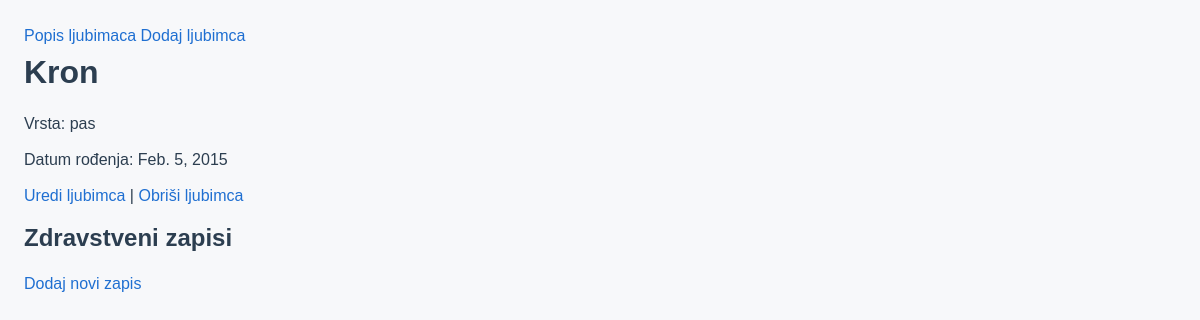
Page /2/ on the committed database.
### ljubimci/models.py (models this page shows, shortened)
class Ljubimac(models.Model):
    ime_ljubimca = models.CharField(max_length=100)
    vrsta_ljubimca = models.CharField(max_length=100)
    datum_rodenja_ljubimca = models.DateField()

### ljubimci/views.py (the view)
# urls.py: path("<int:pk>/", views.detalji_ljubimca, name="detalji_ljubimca"),
def detalji_ljubimca(request, pk):
    ljubimac = get_object_or_404(Ljubimac, pk=pk)
    zapisi = ljubimac.zapisi.all().order_by("datum")
    pregledi = zapisi.order_by("datum")
    datumi = [p.datum for p in pregledi]
    tezine = [p.tezina_ljubimca for p in pregledi]
    if len(tezine) > 1:
        fig, ax = plt.subplots()
        ax.plot(datumi, tezine, marker="o", linestyle="-")
        ax.set_title(f"Težina kroz vrijeme - {ljubimac.ime_ljubimca}")
        ax.set_xticks(datumi)
        ax.set_yticks(tezine)
        ax.xaxis.set_major_formatter(mdates.DateFormatter("%d.%m.%Y"))
        buf = io.BytesIO()
        plt.savefig(buf, format="png", bbox_inches="tight")
        buf.seek(0)
        string = base64.b64encode(buf.read())
        graf_uri = urllib.parse.quote(string)
        buf.close()
    else:
        graf_uri = None
    return render(request, "ljubimci/detalji_ljubimca.html", {
        "ljubimac": ljubimac,
        "zapisi": zapisi,
        "graf": graf_uri
    })

### ljubimci/templates/ljubimci/detalji_ljubimca.html (shortened to what this page needs)
{% extends "ljubimci/base.html" %}
{% block content %}
<h1>{{ ljubimac.ime_ljubimca }}</h1>
<p>Vrsta: {{ ljubimac.vrsta_ljubimca }}</p>
<p>Datum rođenja: {{ ljubimac.datum_rodenja_ljubimca }}</p>
<p>
    <a href="{% url 'uredi_ljubimca' ljubimac.pk %}">Uredi ljubimca</a> |
    <a href="{% url 'obrisi_ljubimca' ljubimac.pk %}">Obriši ljubimca</a>
</p>
<h2>Zdravstveni zapisi</h2>
<a href="{% url 'novi_zapis' ljubimac.pk %}">Dodaj novi zapis</a>
{% endblock %}

### ljubimci/static/style.css (style rules this page uses)
* { box-sizing: border-box; }
html, body { margin: 0; padding: 0; }
body { font-family: Arial, sans-serif; background: #f7f8fa; color: #2c3e50; line-height: 1.5; padding: 24px; }
h1, h2, h3 { color: #2c3e50; margin: 0 0 16px; }
p { margin: 0 0 12px; }
a { color: #1f6fd1; text-decoration: none; }

### rows in the picture
Ljubimac: ime_ljubimca "Kron", vrsta_ljubimca "pas", datum_rodenja_ljubimca "Feb. 5, 2015"
